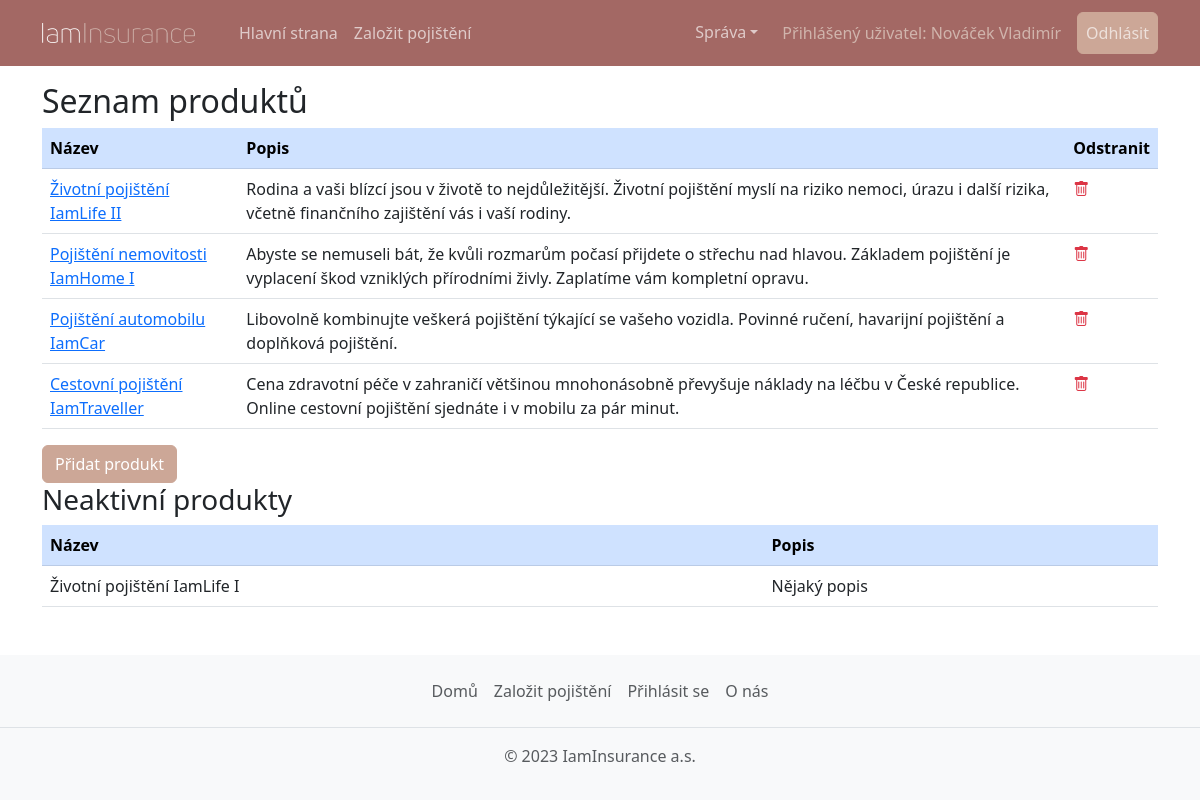
Page /sprava/produkty/ (signed in) on the committed database.
### insurance_app/models.py (models this page shows, shortened)
class Person(AbstractBaseUser, PermissionsMixin):
    USERNAME_FIELD: str = "email"
    REQUIRED_FIELDS: list = ["first_name", "last_name", "date_of_birth"]  # other fields are not required for staff
    objects: BaseUserManager = PersonManager()
    first_name: models.Field = models.CharField(max_length=150, verbose_name='Křestní jméno')
    last_name: models.Field = models.CharField(max_length=150, verbose_name='Příjmení')
    email: models.Field = models.EmailField(unique=True, verbose_name='E-mail')
    phone: models.Field = modelfields.PhoneNumberField(region="CZ", null=True, verbose_name='Telefon')
    address1: models.Field = models.CharField(max_length=150, default="", verbose_name='Adresa')
    address2: models.Field = models.CharField(max_length=150, blank=True, default="", verbose_name='Adresa - druhý řádek')
    postal_code: models.Field = models.CharField(max_length=12, default="", verbose_name='PSČ')
    city: models.Field = models.CharField(max_length=150, default="", verbose_name='Město')
    country: models.Field = models.CharField(max_length=150, default="", verbose_name='Stát')
    date_of_birth: models.Field = models.DateField(verbose_name='Datum narození')
    is_staff: models.Field = models.BooleanField(default=False, verbose_name='Zaměstnanec')
    is_superuser: models.Field = models.BooleanField(default=False, verbose_name='Administrátor')
    slug: models.Field = models.SlugField(unique=True, null=False)
    def __str__(self) -> str:
        return f"{self.last_name} {self.first_name}"

class Product(models.Model):
    name: models.Field = models.CharField(max_length=64, unique=True, verbose_name='Název')
    description: models.Field = models.TextField(default="", verbose_name='Popis')
    active: models.Field = models.BooleanField(default=True, blank=True, verbose_name='Aktivní')
    image: models.Field = models.ImageField(upload_to='images/', verbose_name='Obrázek')
    class Meta:
        verbose_name = u'Produkt'

### administration/views.py (the view)
# urls.py: path('produkty/', views.ProductsListView.as_view(), name='products-list'),
@method_decorator(staff_member_required, name='get')
class ProductsListView(generic.ListView):
    model: Model = models.Product
    template_name: str = template.PRODUCTS_LIST
    title: str = 'Seznam produktů'
    def get_context_data(self, *, object_list: QuerySet | None = None, **kwargs) -> dict:
        context = super().get_context_data(object_list=object_list, **kwargs)
        queryset = object_list if object_list else self.object_list
        active = queryset.filter(active=True)
        inactive = queryset.filter(active=False)
        context['active'] = active
        context['inactive'] = inactive
        context['title'] = self.title
        return context

### insurance_app/templates/insurance_app/products_list.html
{% extends 'main.html' %}
{% block content %}
<table class="table table-hover">
    <thead class="table-primary">
        <tr>
            <th>Název</th>
            <th>Popis</th>
            <th>Odstranit</th>
        </tr>
    </thead>
    <tbody>
    {% if active.0 %}
    {% for obj in active %}
        <tr>
            <td><a href="{% url 'product-update' pk=obj.pk %}">{{ obj.name }}</a></td>
            <td>{{ obj.description }}</td>
            <td><a href="{% url 'product-delete' pk=obj.pk %}"><i class="bi bi-trash link-danger"></i></a></td>
        </tr>
    {% endfor %}
    {% else %}
        <tr><td colspan="4">Žádný produkt nenalezen</td></tr>
    {% endif %}
    </tbody>
</table>
<a class="btn btn-primary" href="{% url 'product-create' %}">Přidat produkt</a>
{% if inactive.0 %}
<h3>Neaktivní produkty</h3>
<table class="table table-hover">
    <thead class="table-primary">
        <tr>
            <th>Název</th>
            <th>Popis</th>
        </tr>
    </thead>
    <tbody>
        {% for obj in inactive %}<tr>
            <td>{{ obj.name }}</td>
            <td>{{ obj.description }}</td>
        </tr>{% endfor %}
    </tbody>
</table>
{% endif %}
{% endblock %}

### insurance_app/templates/header.html (shortened to what this page needs)
{% load static %}
<header>
        <nav class="navbar navbar-expand-lg bg-body-tertiary mb-3">
            <div class="container">
                <a class="navbar-brand" href="{% url 'home' %}">
                    <img src="{% static 'images/iaminsurance-logo.webp' %}" class="img-brand" alt="iaminsurance">
                </a>
                <div class="collapse navbar-collapse" id="navbarSupportedContent">
                    <ul class="navbar-nav me-auto mb-2 mb-lg-0">
                        <li class="nav-item">
                            <a class="nav-link" aria-current="page" href="{% url 'home' %}">Hlavní strana</a>
                        </li>
                        <li class="nav-item">
                            <a class="nav-link" href="{% if user.is_authenticated %}{% url 'register-contract' %}{% else %}{% url 'register' %}{% endif %}">Založit pojištění</a>
                        </li>
                    </ul>
                    <ul class="navbar-nav ms-auto mb-2 mb-lg-0">
                        {% if user.is_staff %}<li class="nav-item dropdown">
                            <a class="nav-link dropdown-toggle" href="#" role="button" data-bs-toggle="dropdown" aria-expanded="false">Správa</a>
                        </li>
                        {% endif %}
                        {% if not user.is_authenticated %}
                        <li class="nav-item"><a class="btn btn-primary" href="{% url 'login' %}">Login</a></li>
                        {% else %}
                        <li class="nav-item align-self-center"><span class="mx-3 text-secondary">Přihlášený uživatel: {{ user }}</span></li>
                        <li class="nav-item"><a class="nav-link btn btn-primary" href="{% url 'logout' %}">Odhlásit</a></li>
                        {% endif %}
                    </ul>
                </div>
            </div>
        </nav>
    </header>

### insurance_app/static/css/style.css (style rules this page uses)
body { background: #fffffe; }
.img-brand { height: 40px; padding: 10px 20px 10px 0; }

### rows in the picture
Person: last_name+first_name "Nováček Vladimír"
Product: name "Životní pojištění IamLife II", description "Rodina a vaši blízcí jsou v životě to nejdůležitější. Životní pojištění myslí na riziko nemoci, úrazu i další rizika, včetně finančního zajištění vás i vaší rodiny."
Product: name "Pojištění nemovitosti IamHome I", description "Abyste se nemuseli bát, že kvůli rozmarům počasí přijdete o střechu nad hlavou. Základem pojištění je vyplacení škod vzniklých přírodními živly. Zaplatíme vám kompletní opravu."
Product: name "Pojištění automobilu IamCar", description "Libovolně kombinujte veškerá pojištění týkající se vašeho vozidla. Povinné ručení, havarijní pojištění a doplňková pojištění."
Product: name "Cestovní pojištění IamTraveller", description "Cena zdravotní péče v zahraničí většinou mnohonásobně převyšuje náklady na léčbu v České republice. Online cestovní pojištění sjednáte i v mobilu za pár minut."
Product: name "Životní pojištění IamLife I", description "Nějaký popis"

### other values in the picture
{{ title }} "Seznam produktů"
